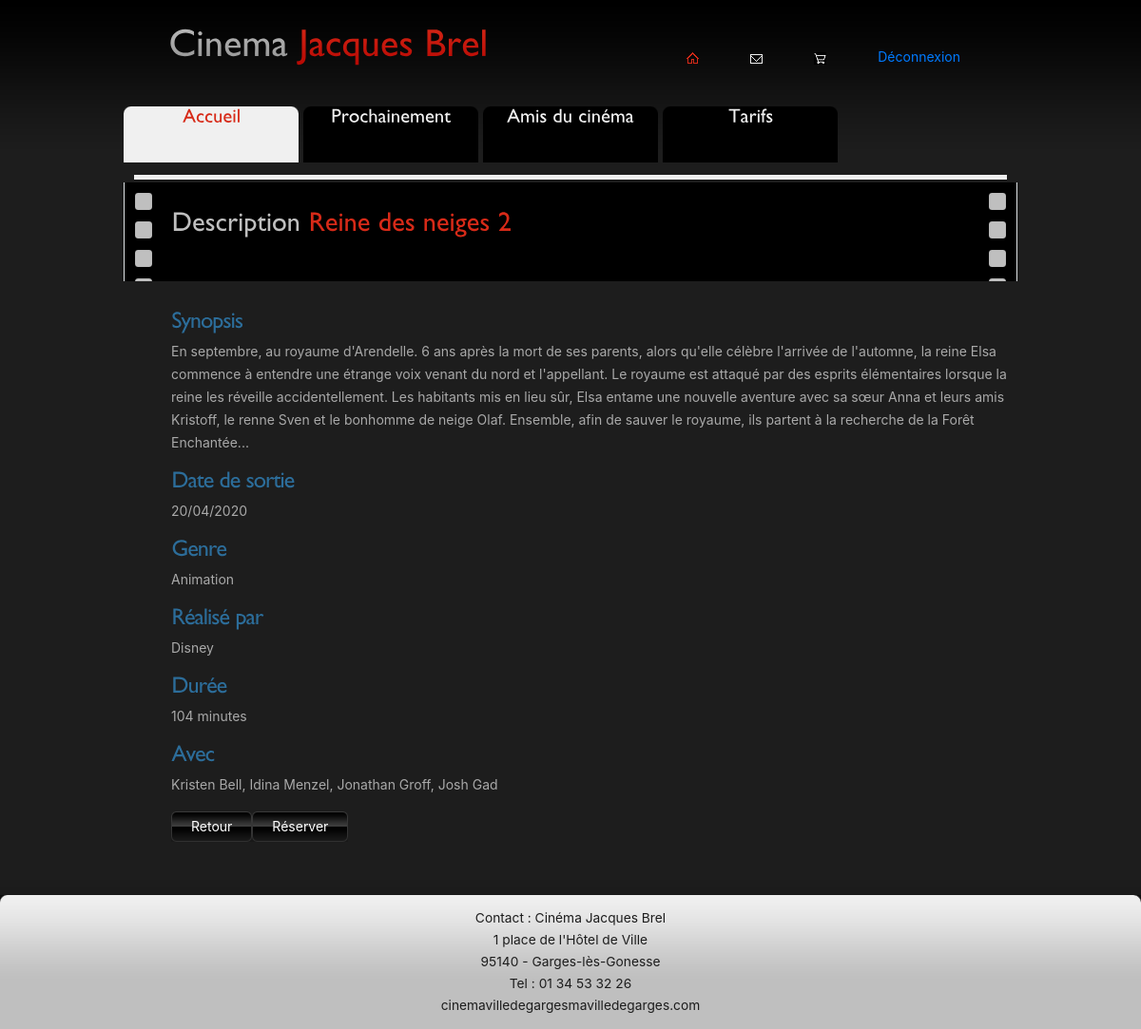
The app's page /index.php?page=7&idfilm=1 (signed in) with its own data.
### tables this page shows
CREATE TABLE IF NOT EXISTS `film` (
  `idfilm` int NOT NULL AUTO_INCREMENT,
  `VISA` char(15) NOT NULL,
  `NOMCOMPAGNIE` varchar(128) NOT NULL,
  `CODEGENRE` char(32) NOT NULL,
  `TITRE` varchar(50) DEFAULT NULL,
  `DUREE` smallint DEFAULT NULL,
  `VERSION` char(30) DEFAULT NULL,
  `DATELIMITE` date DEFAULT NULL,
  `URL` varchar(100) NOT NULL,
  `dateSortie` date NOT NULL,
  `avec` mediumtext NOT NULL,
  `synopsis` mediumtext NOT NULL,
  `prochainement` tinyint(1) NOT NULL,
  PRIMARY KEY (`idfilm`),
  KEY `I_FK_FILM_MAISONEDITION` (`NOMCOMPAGNIE`),
  KEY `I_FK_FILM_GENRE` (`CODEGENRE`)
);

### controleur/controleur.class.php (called while the page is built, shortened)
<?php
    require_once ("Modele/modele.film.php");
    class Controleur
    {
        private $unModele;
        public function __construct(){
            $this -> unModele = new Modele();
        }
        public function selectWhereFilm ($idfilm){
            return $this -> unModele -> selectWhereFilm ($idfilm);
        }
    }
?>

### Modele/modele.film.php (called while the page is built, shortened)
<?php
class Modele {
	private $pdo ;
	public function __construct(){
		$this -> pdo = null;
		try{
			$this -> pdo = new PDO("mysql:host=localhost;dbname=ppecinema","root","", array(PDO::MYSQL_ATTR_INIT_COMMAND => "SET NAMES utf8"));
		}
		catch(PDOException $exp){
			echo "Impossible de se connecter au serveur Mysql / ppecinema";
			echo $exp -> getMessage();
		}
	}
	public function selectWhereFilm ($idfilm){
			if($this -> pdo != null){
				$requete = "SELECT * from film where idfilm = :idfilm;";
				$donnees = array (":idfilm" => $idfilm);
				$select = $this -> pdo -> prepare ($requete);
				$select -> execute($donnees);
				return $select -> fetch();
			}else{
				return null;
			}
	}
}
?>

### description/Desc-ReineDesNeignes2.php (the view, shortened to what this page needs)
<?php
    if(isset($_GET['idfilm'])){
        $idfilm = $_GET['idfilm'];
        $unFilm = $unControleur -> selectWhereFilm($idfilm);
    }
?>
<!DOCTYPE>
<html>
<head>
</head>
<body>
    <div id="content">
        <div class="line-hor"></div>
        <div class="box">
            <div class="border-right">
                <div class="border-left">
                    <div class="inner">
                        <h3>Description <span><?php echo $unFilm['TITRE'];?></span></h3>
                    </div>
                </div>
            </div>
        </div>
        <div class="content">
            <ul class="movies">
                <h4><span>Synopsis</span></h4>
                <p align="left">
                    <?php echo $unFilm['synopsis'];?>
                </p>
                <h4><span>Date de sortie</span></h4>
                <p><?php echo strftime("%d/%m/%Y", strtotime($unFilm['dateSortie']));?></p>
                <h4><span>Genre</span></h4>
                <p><?php echo $unFilm['CODEGENRE'];?></p>
                <h4><span>Réalisé par</span></h4>
                <p><?php echo $unFilm['NOMCOMPAGNIE'];?></p>
                <h4><span>Durée</span></h4>
                <p><?php echo $unFilm['DUREE'];?> minutes</p>
                <h4><span>Avec</span></h4>
                <p><?php echo $unFilm['avec'];?> </p>
                <div class="wrapper">
                    <a href="index.php?page=0" class="link2">
                        <span>
                            <span>Retour</span>
                        </span>
                    </a>
                    <a href="index.php?page=8&idfilm=<?php echo $unFilm['idfilm']; ?>" class="link2">
                        <span>
                            <span>Réserver</span>
                        </span>
                    </a>
                </div>
            </ul>
        </div>
    </div>
</body>
</html>

### style.css (style rules this page uses)
* { margin: 0; padding: 0; }
html, body { min-width: 940px; }
body { background: rgb(0, 0, 0); font-family: Arial, Helvetica, sans-serif; font-size: 100%; line-height: 1em; color: #858585; }
p { margin: 0; padding: 0; color: darkgrey; }
ul, ol { list-style: none; color: darkgray; }
.wrapper { width: 100%; overflow: hidden }
.movies { width: 100% }
p { margin-bottom: 15px; line-height: 1.714em }
a { color: #e1e1e1; outline: none }
h3 { font-size: 30px; line-height: 1.2em; color: #bfbfbf; margin-bottom: 20px }
h3 span { color: #d72a18 }
h4 { font-size: 20px; line-height: 1.2em; letter-spacing: -1px; color: #2c6d9a; margin-bottom: 18px }
.link2 { display: block; float: left; background: url(images/link2-right.gif) no-repeat right top; color: #fff; cursor: pointer; text-decoration: none; line-height: 1em }
.link2 span { display: block; float: left; padding: 0 6px; background: url(images/link2-left.gif) no-repeat left top }
.link2 span span { display: block; background: url(images/link2-tail.gif) repeat-x left top; padding: 9px 15px 10px 15px }
.line-hor { overflow: hidden; font-size: 0; line-height: 0; width: 918px; height: 8px; margin-left: 11px; background: url(images/line-hor.gif) repeat-x left top; z-index: 1; position: relative }
.box { background: #000; width: 100%; margin-top: -3px }
.box .border-left { background: url(images/border-left.gif) repeat-y left top }
.box .border-right { background: url(images/border-right.gif) repeat-y right top }
.box .inner { padding: 28px 50px 25px 50px }
#content .content { padding: 30px 0 39px 50px }
#page1 #content .box { margin: 0 }

### records on screen
film: synopsis "En septembre, au royaume d'Arendelle. 6 ans après la mort de ses parents, alors qu'elle célèbre l'arrivée de l'automne, la reine Elsa commence à entendre une étrange voix venant du nord et l'appellant. Le royaume est attaqué par des esprits élémentaires lorsque la reine les réveille accidentellement. Les habitants mis en lieu sûr, Elsa entame une nouvelle aventure avec sa sœur Anna et leurs amis Kristoff, le renne Sven et le bonhomme de neige Olaf. Ensemble, afin de sauver le royaume, ils partent à la recherche de la Forêt Enchantée...", dateSortie "20/04/2020", CODEGENRE "Animation", NOMCOMPAGNIE "Disney", DUREE "104", avec "Kristen Bell, Idina Menzel, Jonathan Groff, Josh Gad"
